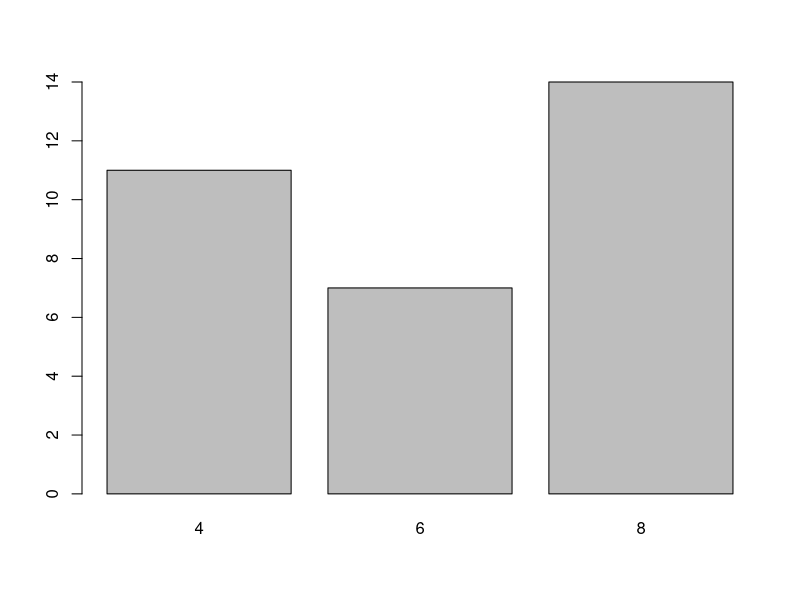
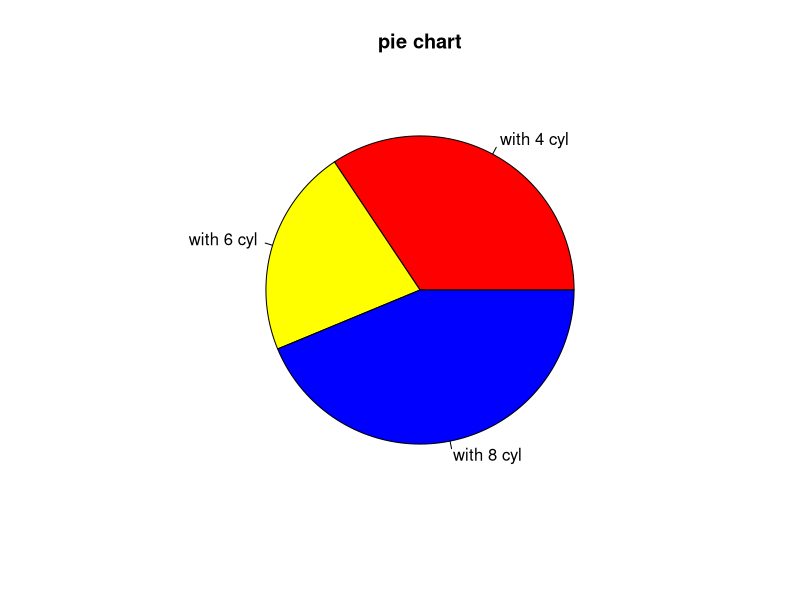
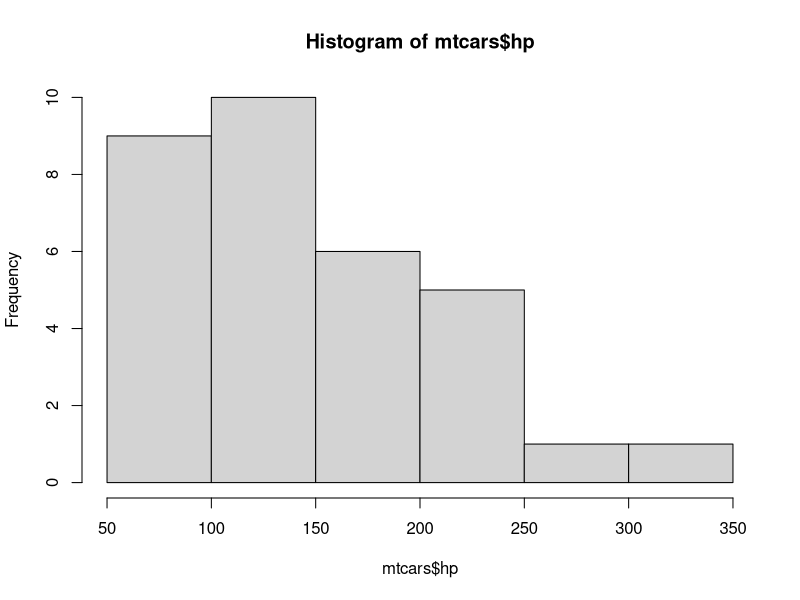
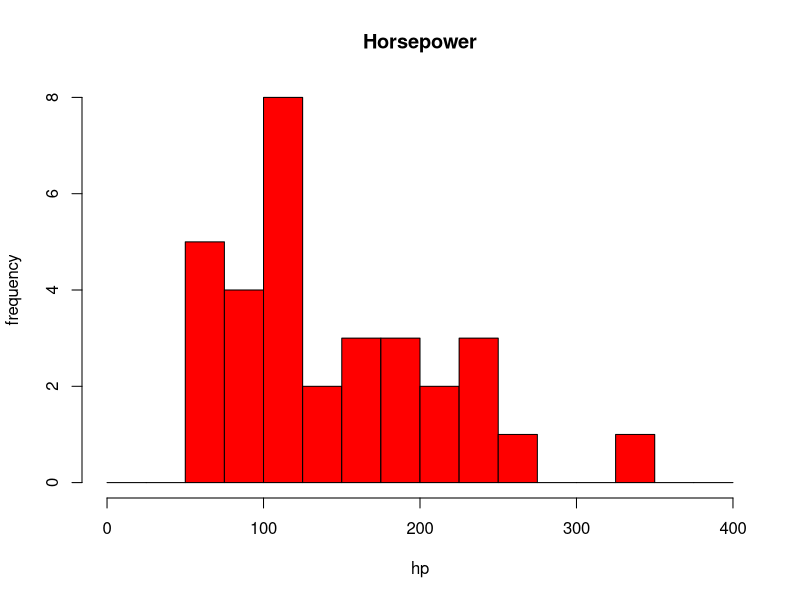
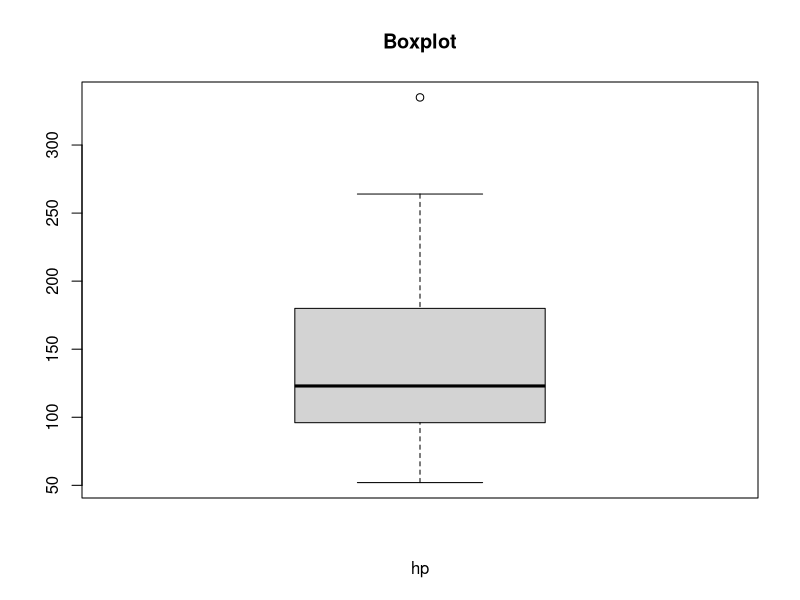

The R script that drew these images, in order:
data
data(mtcars)
head(mtcars)
View(mtcars)
?mtcars
hist
dim(mtcars)
?mtcarsh
cyl.freq=table(mtcars$cyl)
cyl.freq
View(cyl.freq)
barplot(cyl.freq) # For one variable simple bar digram
table(mtcars$cyl[mtcars$am==1])
table(mtcars$cyl[mtcars$am==0])
cyl.freq.matrix=table(mtcars$cyl,mtcars$am==1)
View(cyl.freq.matrix)
#barplot(cyl.freq.matrix,beside=TRUE,horiz=FALSE,main="bar plot",names.arg=c("with 4 cyl","with 6 cyl","with 8 cyl"),legend.text=c("auto","manual"),args.legend=list(x="topright"))
table(mtcars$cyl)
pie(table(mtcars$cyl),main="pie chart",labels=c("with 4 cyl","with 6 cyl","with 8 cyl"),col=c("red","yellow","blue"))
#Histogram:Quantitative data
View(mtcars$hp)
hist(mtcars$hp)
hist(mtcars$hp,main="Horsepower",xlab="hp",ylab="frequency",col="red",breaks=seq(0,400,25))
#abline is used to draw lines to graph
#abline(v=c(mean(mtcars$hp),median(mtcars$hp)),lty=c(2,3),lwd=3)
boxplot(mtcars$hp,xlab="hp",main="Boxplot")